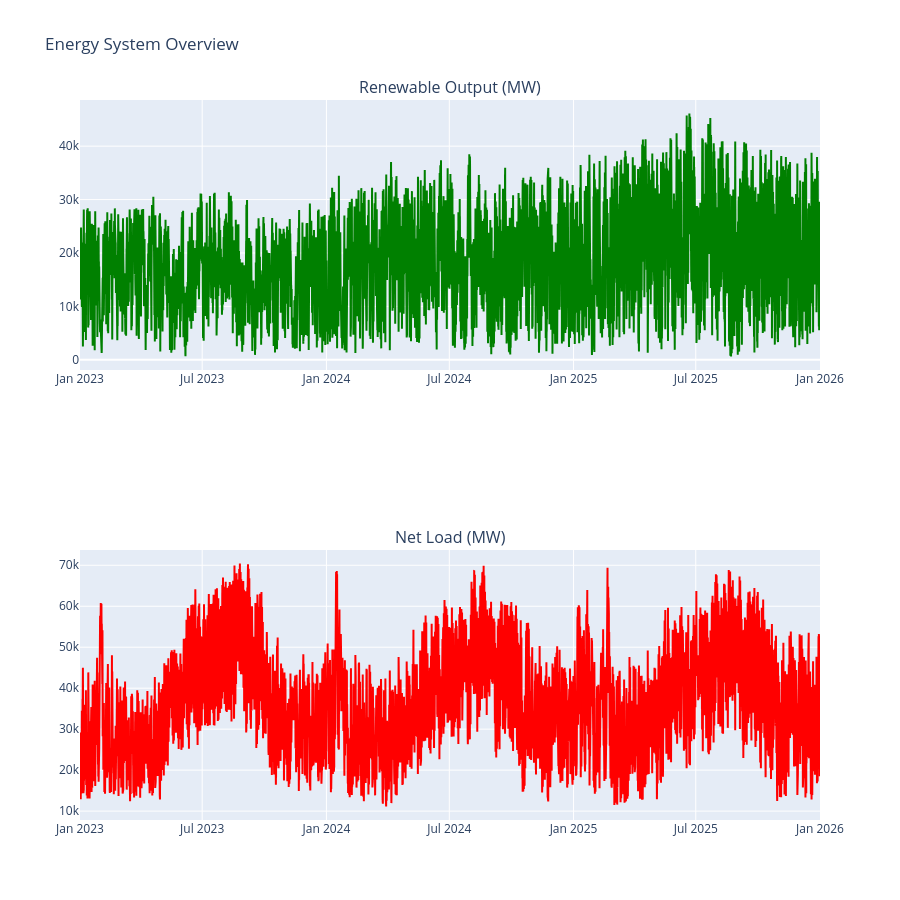

Write notebook code for a chart like this one.
### Code cell
df['hour'] = df['datetime'].dt.hour
df['month'] = df['datetime'].dt.month
df['renewable']= (df['ERCOT.WIND.GEN'] + df['ERCOT.PVGR.GEN']) 
df['renewable_capacity']= (df['Total Wind Installed, MW'] + df['Total Solar Installed, MW']) 
df['renewable_share'] = df['renewable'] / df['ERCOT.LOAD']
df['NET_LOAD'] = df['ERCOT.LOAD'] - df['renewable']

display(df.describe(include='all').T)


"""
fig, axes = plt.subplots(5, 1, figsize=(14, 11), sharex=True)
df.plot(x='datetime', y='ERCOT.LOAD', ax=axes[0], title='Native Load (MW)')
df.plot(x='datetime', y='ERCOT.WIND.GEN', ax=axes[1], title='WIND Output (MW)', color='tab:green')
df.plot(x='datetime', y='ERCOT.PVGR.GEN', ax=axes[2], title='PV Output (MW)', color='tab:blue')
df.plot(x='datetime', y='renewable', ax=axes[3], title='Renewable Output (MW)', color='tab:green')
df.plot(x='datetime', y='NET_LOAD', ax=axes[4], title='Net Load (MW)', color='tab:red')
#axes[4].set_ylim(0, min(1.2, np.nanmax(df['NET_LOAD']) if len(df) else 1.0))
plt.tight_layout()
"""

fig = make_subplots(
    rows=2,
    cols=1,
    subplot_titles=[
        "Renewable Output (MW)",
        "Net Load (MW)"
    ]
)


fig.add_trace(go.Scatter(
    x=df["datetime"], y=df["renewable"],
    name="Renewable",
    line=dict(color="green")
), row=1, col=1)

fig.add_trace(go.Scatter(
    x=df["datetime"], y=df["NET_LOAD"],
    name="Net Load",
    line=dict(color="red")
), row=2, col=1)

fig.update_layout(
    height=900,
    showlegend=False,
    title="Energy System Overview"
)

fig.show()

out_path = PROCESSED_DIR / 'hourly_load_renewable_merged.csv'
df.to_csv(out_path, index=False)
print('Saved merged dataset to:', out_path)

### Figure 1 — Plotly figure (JSON) as saved in the notebook; plotly's stock layout.template omitted (floating-point values rounded to 4 significant figures; data arrays with more than 128 entries replaced by an {"elided": "..."} marker saying what was removed)
{"data": [{"line": {"color": "green"}, "name": "Renewable", "type": "scatter", "x": {"elided": "26310 str values"}, "xaxis": "x", "y": {"elided": "26310 float values"}, "yaxis": "y"}, {"line": {"color": "red"}, "name": "Net Load", "type": "scatter", "x": {"elided": "26310 str values"}, "xaxis": "x2", "y": {"elided": "26310 float values"}, "yaxis": "y2"}], "layout": {"annotations": [{"font": {"size": 16}, "showarrow": false, "text": "Renewable Output (MW)", "x": 0.5, "xanchor": "center", "xref": "paper", "y": 1, "yanchor": "bottom", "yref": "paper"}, {"font": {"size": 16}, "showarrow": false, "text": "Net Load (MW)", "x": 0.5, "xanchor": "center", "xref": "paper", "y": 0.375, "yanchor": "bottom", "yref": "paper"}], "height": 900, "showlegend": false, "title": {"text": "Energy System Overview"}, "xaxis": {"anchor": "y", "domain": [0, 1]}, "xaxis2": {"anchor": "y2", "domain": [0, 1]}, "yaxis": {"anchor": "x", "domain": [0.625, 1]}, "yaxis2": {"anchor": "x2", "domain": [0, 0.375]}}}
